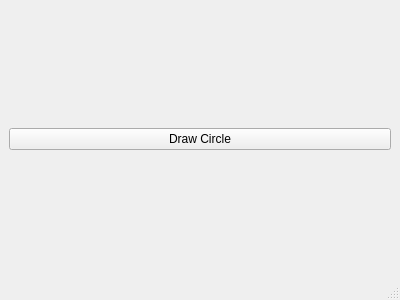
<?xml version="1.0" encoding="UTF-8"?>
<ui version="4.0">
 <class>MainWindow</class>
 <widget class="QMainWindow" name="MainWindow">
  <property name="geometry">
   <rect>
    <x>0</x>
    <y>0</y>
    <width>400</width>
    <height>300</height>
   </rect>
  </property>
  <property name="windowTitle">
   <string>PyQt Circles</string>
  </property>
  <widget class="QWidget" name="centralwidget">
   <layout class="QVBoxLayout" name="verticalLayout">
    <item>
     <widget class="QPushButton" name="pushButton">
      <property name="text">
       <string>Draw Circle</string>
      </property>
     </widget>
    </item>
   </layout>
  </widget>
  <widget class="QMenuBar" name="menubar"/>
  <widget class="QStatusBar" name="statusbar"/>
 </widget>
 <resources/>
 <connections/>
</ui>
